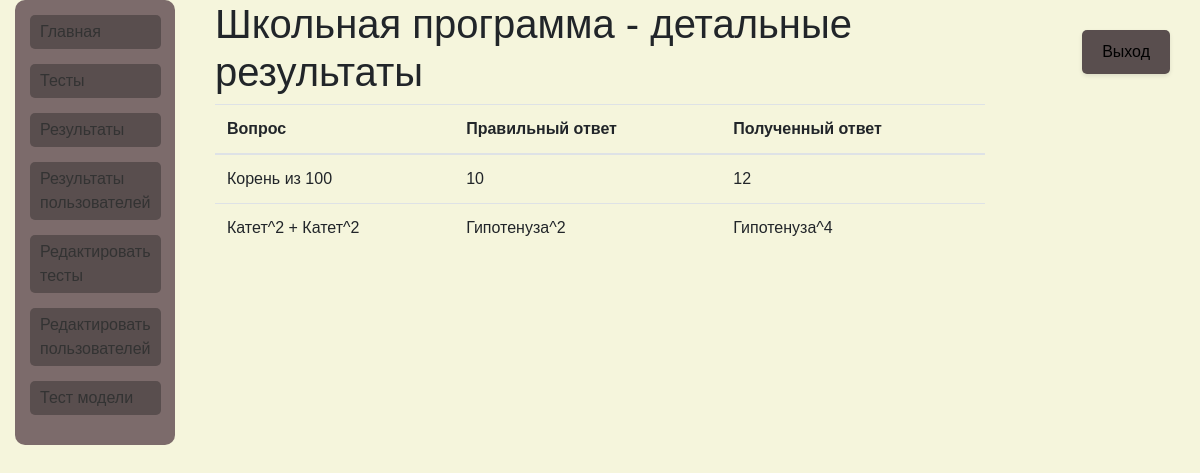
The page /results/1 (signed in) on the database its author committed.
### app.py (models this page shows)
class Test(db.Model):
    id = db.Column(db.Integer, primary_key=True)
    title = db.Column(db.String(100), nullable=False)
    description = db.Column(db.Text, nullable=False)
    questions = db.relationship('Question', backref='test', lazy=True, cascade="all, delete-orphan")

class Question(db.Model):
    id = db.Column(db.Integer, primary_key=True)
    content = db.Column(db.Text, nullable=False)
    test_id = db.Column(db.Integer, db.ForeignKey('test.id'), nullable=False)
    answers = db.relationship('Answer', backref='question', lazy=True, cascade="all, delete-orphan")
    correct_answer = db.relationship('CorrectAnswer', backref='question', lazy=True, cascade="all, delete-orphan")

class CorrectAnswer(db.Model):
    id = db.Column(db.Integer, primary_key=True)
    question_id = db.Column(db.Integer, db.ForeignKey('question.id'), nullable=False)
    correct_option = db.Column(db.String(100), nullable=False)

class UserAnswer(db.Model):
    id = db.Column(db.Integer, primary_key=True)
    result_id = db.Column(db.Integer, db.ForeignKey('result.id'), nullable=False)
    question_id = db.Column(db.Integer, db.ForeignKey('question.id'), nullable=False)
    selected_answer = db.Column(db.String(255), nullable=False)

### app.py (the view)
@app.route('/results/<int:result_id>')
@login_required
def detailed_results(result_id):
    nav_links = navig_links_ret()
    result = Result.query.get_or_404(result_id)
    user_answers = UserAnswer.query.filter_by(result_id=result.id).all()
    result.test = Test.query.get(result.test_id)
    correct_answers = []
    user_selected_answers = []
    for idx, question in enumerate(result.test.questions):
        correct_answer = CorrectAnswer.query.filter_by(question_id=question.id).first()
        correct_option = correct_answer.correct_option if correct_answer else "No correct option found"
        correct_answers.append(correct_option)
        if idx < len(user_answers):
            user_answer = user_answers[idx].selected_answer
        else:
            user_answer = "Без ответа"
        user_selected_answers.append(user_answer)
    return render_template('detailed_results.html', nav_links=nav_links, result=result, correct_answers=correct_answers, user_selected_answers=user_selected_answers)

### app.py (called while the page is built)
@login_manager.user_loader
def load_user(user_id):
    return User.query.get(int(user_id))

@app.before_request
def load_voice_test_app():
    voice_test_app.load_model()

    def load_model(self):
        if self.loaded_model is None:
            self.loaded_model = load_model(self.model_path)

### templates/detailed_results.html (shortened to what this page needs)
<!DOCTYPE html>
<html lang="en">
<head>
    <link rel="stylesheet" type="text/css" href="{{ url_for('static', filename='css/styles.css') }}">
	<link rel="stylesheet" href="https://stackpath.bootstrapcdn.com/bootstrap/4.5.2/css/bootstrap.min.css">
</head>
<body>
<div class="container-fluid">
    <div class="row">
    <div class="col-sm-2">
    <div class="navigation">
        <ul class="nav flex-column">
            {% for link in nav_links %}
            <li class="nav-item">
                <a class="nav-link" href="{{ link[1] }}">{{ link[0] }}</a>
            </li>
            {% endfor %}
        </ul>
    </div>
    </div>
<div class="col-sm-8">
<div class="center-content">
    <h1>{{ result.test.title }} - детальные результаты</h1>
    <table class="table">
         <thead>
            <tr>
                <th>Вопрос</th>
                <th>Правильный ответ</th>
                <th>Полученный ответ</th>
            </tr>
        </thead>
        <tbody>
            {% for idx in range(result.test.questions|length) %}
            <tr>
                <td>{{ result.test.questions[idx].content }}</td>
                <td>{{ correct_answers[idx] }}</td>
                <td>{{ user_selected_answers[idx] }}</td>
            </tr>
            {% endfor %}
        </tbody>
    </table>
</div>
    </div>
<div class="col-md-2">
    <div class="login-container">
        {% if current_user.is_authenticated %}
        <form id="logout-form" method="POST" action="{{ url_for('logout') }}">
            <button type="submit" id="logout-button">Выход</button>
        </form>
        {% else %}
        <button id="login-button">Авторизация</button>
        {% endif %}
    </div>
</div>
</body>
</html>

### static/css/styles.css (style rules this page uses)
.navigation ul { list-style-type: none; padding: 0; margin: 0; }
.navigation ul li { margin-bottom: 10px; }
.navigation ul li a { text-decoration: none; color: #333; display: block; margin-bottom: 5px; }
.login-container { position: fixed; top: 0; right: 0; padding: 10px; }

### templates/detailed_results.html (style rules this page uses)
body { background-color: #f5f5dc; font-family: Arial, sans-serif; }
.navigation { margin-right: 20px; margin-bottom: 20px; width: 160px; background-color: #7c6b6b; padding: 15px; border-radius: 10px; }
.nav-link { background-color: #594e4e; color: #fff; border: none; border-radius: 5px; padding: 5px 10px; margin-bottom: 5px; }
.login-container { margin-top: 20px; margin-right: 20px; align-self: flex-end; }
.center-content { display: flex; flex-direction: column; align-items: center; height: 100vh; }
#login-button, #logout-button, #view-button { padding: 10px 20px; border: none; border-radius: 5px; background-color: #594e4e; color: black; cursor: pointer; transition: background-color 0.3s, box-shadow 0.3s; box-shadow: 0 2px 4px rgba(0, 0, 0, 0.1); }

### rows shown on the page
Test: test "Школьная программа"
Question: test "Корень из 100"
CorrectAnswer: correct_option "10"
UserAnswer: selected_answer "12"
Question: test "Катет^2 + Катет^2"
CorrectAnswer: correct_option "Гипотенуза^2"
UserAnswer: selected_answer "Гипотенуза^4"

### other values the page prints
{{ link[0] }} "Главная" "Тесты" "Результаты" "Результаты пользователей" "Редактировать тесты" "Редактировать пользователей" "Тест модели"
